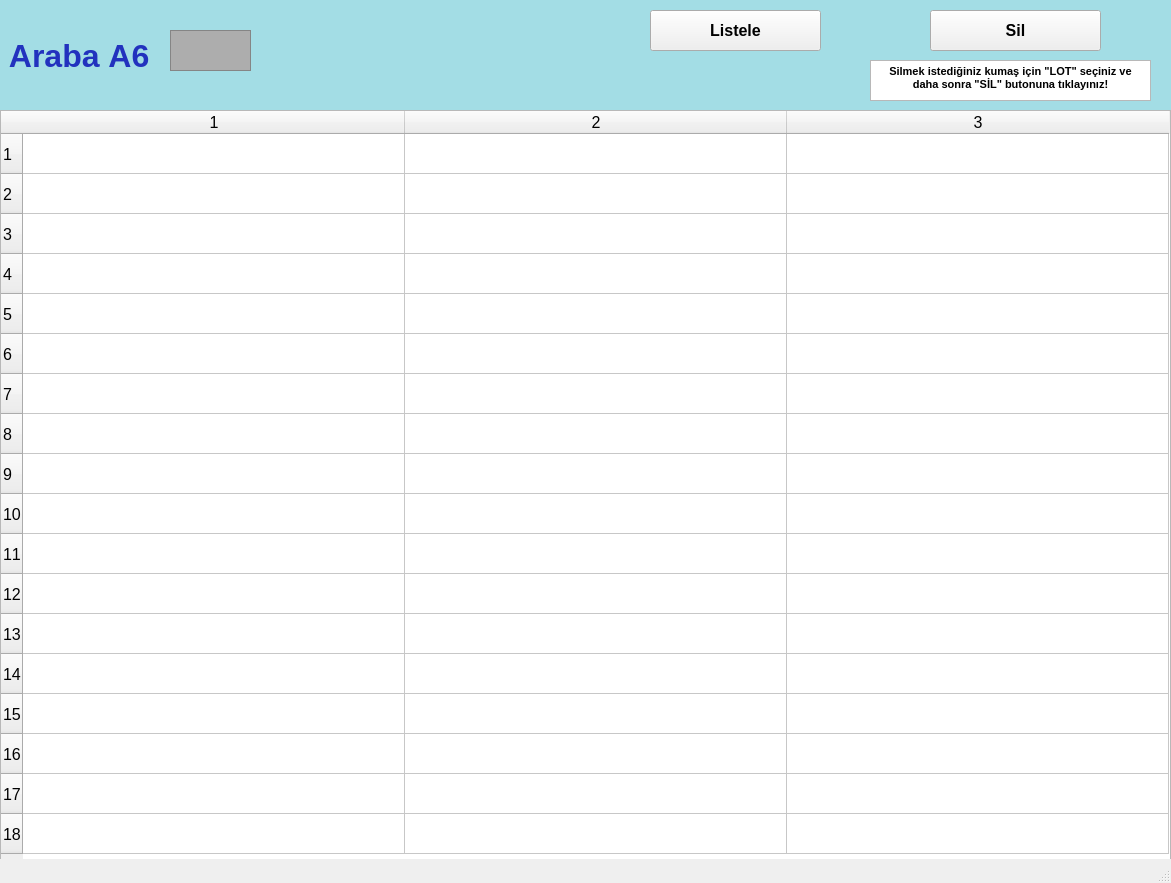
<?xml version="1.0" encoding="UTF-8"?>
<ui version="4.0">
 <class>arabalarA6_ekran</class>
 <widget class="QMainWindow" name="arabalarA6_ekran">
  <property name="geometry">
   <rect>
    <x>0</x>
    <y>0</y>
    <width>1171</width>
    <height>883</height>
   </rect>
  </property>
  <property name="font">
   <font>
    <pointsize>12</pointsize>
    <weight>50</weight>
    <bold>false</bold>
    <kerning>false</kerning>
   </font>
  </property>
  <property name="windowTitle">
   <string/>
  </property>
  <widget class="QWidget" name="centralwidget">
   <widget class="QLabel" name="arabaA1yazi_lbl">
    <property name="geometry">
     <rect>
      <x>0</x>
      <y>0</y>
      <width>1171</width>
      <height>111</height>
     </rect>
    </property>
    <property name="font">
     <font>
      <pointsize>24</pointsize>
      <weight>75</weight>
      <bold>true</bold>
     </font>
    </property>
    <property name="styleSheet">
     <string notr="true">background-color: rgb(163, 221, 229);
color: rgb(34, 50, 190);</string>
    </property>
    <property name="text">
     <string> Araba A6</string>
    </property>
   </widget>
   <widget class="QFrame" name="arabaA1_img">
    <property name="geometry">
     <rect>
      <x>170</x>
      <y>30</y>
      <width>81</width>
      <height>41</height>
     </rect>
    </property>
    <property name="styleSheet">
     <string notr="true">background-color: rgb(173, 173, 173);</string>
    </property>
    <property name="frameShape">
     <enum>QFrame::StyledPanel</enum>
    </property>
    <property name="frameShadow">
     <enum>QFrame::Raised</enum>
    </property>
   </widget>
   <widget class="QPushButton" name="listele6_btn">
    <property name="geometry">
     <rect>
      <x>650</x>
      <y>10</y>
      <width>171</width>
      <height>41</height>
     </rect>
    </property>
    <property name="font">
     <font>
      <pointsize>12</pointsize>
      <weight>75</weight>
      <bold>true</bold>
     </font>
    </property>
    <property name="text">
     <string>Listele</string>
    </property>
   </widget>
   <widget class="QTableWidget" name="A6_tw">
    <property name="geometry">
     <rect>
      <x>0</x>
      <y>110</y>
      <width>1171</width>
      <height>751</height>
     </rect>
    </property>
    <property name="baseSize">
     <size>
      <width>0</width>
      <height>0</height>
     </size>
    </property>
    <property name="rowCount">
     <number>18</number>
    </property>
    <property name="columnCount">
     <number>3</number>
    </property>
    <attribute name="horizontalHeaderVisible">
     <bool>true</bool>
    </attribute>
    <attribute name="horizontalHeaderCascadingSectionResizes">
     <bool>false</bool>
    </attribute>
    <attribute name="horizontalHeaderDefaultSectionSize">
     <number>382</number>
    </attribute>
    <attribute name="horizontalHeaderMinimumSectionSize">
     <number>38</number>
    </attribute>
    <attribute name="verticalHeaderDefaultSectionSize">
     <number>40</number>
    </attribute>
    <attribute name="verticalHeaderMinimumSectionSize">
     <number>23</number>
    </attribute>
    <row/>
    <row/>
    <row/>
    <row/>
    <row/>
    <row/>
    <row/>
    <row/>
    <row/>
    <row/>
    <row/>
    <row/>
    <row/>
    <row/>
    <row/>
    <row/>
    <row/>
    <row/>
    <column/>
    <column/>
    <column/>
   </widget>
   <widget class="QPushButton" name="sil6_btn">
    <property name="geometry">
     <rect>
      <x>930</x>
      <y>10</y>
      <width>171</width>
      <height>41</height>
     </rect>
    </property>
    <property name="font">
     <font>
      <pointsize>12</pointsize>
      <weight>75</weight>
      <bold>true</bold>
     </font>
    </property>
    <property name="text">
     <string>Sil</string>
    </property>
   </widget>
   <widget class="QTextBrowser" name="textBrowser">
    <property name="geometry">
     <rect>
      <x>870</x>
      <y>60</y>
      <width>281</width>
      <height>41</height>
     </rect>
    </property>
    <property name="html">
     <string>&lt;!DOCTYPE HTML PUBLIC &quot;-//W3C//DTD HTML 4.0//EN&quot; &quot;http://www.w3.org/TR/REC-html40/strict.dtd&quot;&gt;
&lt;html&gt;&lt;head&gt;&lt;meta name=&quot;qrichtext&quot; content=&quot;1&quot; /&gt;&lt;style type=&quot;text/css&quot;&gt;
p, li { white-space: pre-wrap; }
&lt;/style&gt;&lt;/head&gt;&lt;body style=&quot; font-family:'MS Shell Dlg 2'; font-size:12pt; font-weight:400; font-style:normal;&quot;&gt;
&lt;p align=&quot;center&quot; style=&quot; margin-top:0px; margin-bottom:0px; margin-left:0px; margin-right:0px; -qt-block-indent:0; text-indent:0px;&quot;&gt;&lt;span style=&quot; font-size:8pt; font-weight:600;&quot;&gt;Silmek istediğiniz kumaş için &amp;quot;LOT&amp;quot; seçiniz ve daha sonra &amp;quot;SİL&amp;quot; butonuna tıklayınız!&lt;/span&gt;&lt;/p&gt;&lt;/body&gt;&lt;/html&gt;</string>
    </property>
   </widget>
  </widget>
  <widget class="QStatusBar" name="statusbar"/>
 </widget>
 <resources/>
 <connections/>
</ui>
